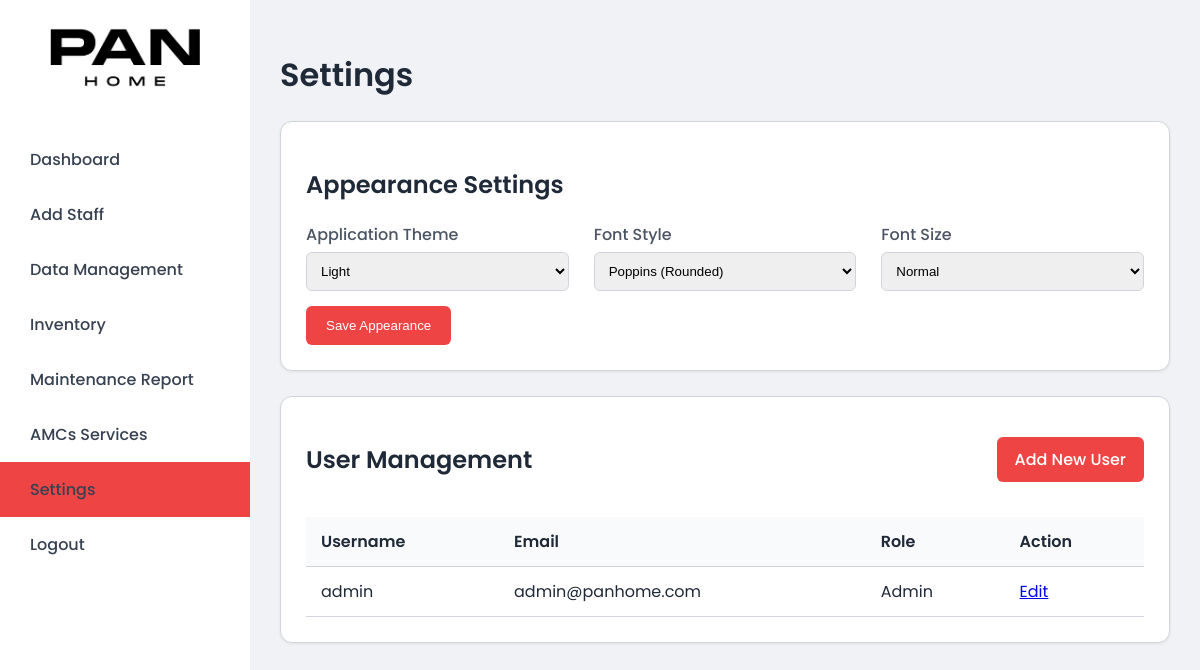
The app's page /settings (signed in) with its own data.
### app.py (models this page shows, shortened)
class AppUser(db.Model, UserMixin):
    id = db.Column(db.Integer, primary_key=True)
    username = db.Column(db.String(100), unique=True, nullable=False)
    email = db.Column(db.String(100), unique=True, nullable=True)
    mobile = db.Column(db.String(20), nullable=True)
    password_hash = db.Column(db.String(255), nullable=False)
    role = db.Column(db.String(20), default='user')
    theme = db.Column(db.String(20), default='default')
    font_style = db.Column(db.String(20), default='inter')
    font_size = db.Column(db.String(20), default='normal')
    def is_admin(self):
        return self.role == 'admin'

### app.py (the view)
@app.route('/settings')
@login_required
def settings_dashboard():
    if not current_user.is_admin():
        flash("You do not have permission to access this page.", 'danger')
        return redirect(url_for('dashboard'))
    users = AppUser.query.all()
    return render_template('settings.html', users=users)

### app.py (called while the page is built)
@login_manager.user_loader
def load_user(user_id):
    return db.session.get(AppUser, int(user_id))

### templates/settings.html (shortened to what this page needs)
{% extends "base.html" %}
{% block content %}
<h1>Settings</h1>
<div class="card">
    <h2>Appearance Settings</h2>
    <form action="{{ url_for('change_appearance') }}" method="POST">
        <div class="form-grid">
            <div class="form-group">
                <label for="theme">Application Theme</label>
                <select name="theme" id="theme">
                    <option value="light" {% if current_user.theme == 'light' %}selected{% endif %}>Light</option>
                </select>
            </div>
            <div class="form-group">
                <label for="font_style">Font Style</label>
                <select name="font_style" id="font_style">
                    <option value="poppins" {% if current_user.font_style == 'poppins' %}selected{% endif %}>Poppins (Rounded)</option>
                </select>
            </div>
            <div class="form-group">
                <label for="font_size">Font Size</label>
                <select name="font_size" id="font_size">
                    <option value="normal" {% if current_user.font_size == 'normal' %}selected{% endif %}>Normal</option>
                </select>
            </div>
        </div>
        <button type="submit">Save Appearance</button>
    </form>
</div>
<div class="card">
    <div class="page-header">
        <h2>User Management</h2>
        <a href="{{ url_for('add_user') }}" class="btn-primary">Add New User</a>
    </div>
    <table class="data-table">
        <thead>
            <tr>
                <th>Username</th>
                <th>Email</th>
                <th>Role</th>
                <th>Action</th>
            </tr>
        </thead>
        <tbody>
            {% for user in users %}
            <tr>
                <td>{{ user.username }}</td>
                <td>{{ user.email }}</td>
                <td>{{ user.role | title }}</td>
                <td>
                    <a href="{{ url_for('edit_user', user_id=user.id) }}">Edit</a>
                </td>
            </tr>
            {% else %}
            <tr>
                <td colspan="4">No users found.</td>
            </tr>
            {% endfor %}
        </tbody>
    </table>
</div>
{% endblock %}

### templates/base.html (style rules this page uses)
:root { --sidebar-bg: #111827; --main-bg: #f9fafb; --card-bg: #ffffff; --text-primary: #1f2937; --text-secondary: #6b7280; --accent-color: #4f46e5; --border-color: #e5e7eb; --font-family: 'Inter', sans-serif; }
body.theme-light { --sidebar-bg: #ffffff; --main-bg: #f0f2f5; --card-bg: #ffffff; --text-primary: #1f2937; --text-secondary: #4b5563; --accent-color: #ef4444; --border-color: #d1d5db; }
body.font-poppins { --font-family: 'Poppins', sans-serif; }
body.font-size-normal { font-size: 16px; }
body { margin: 0; font-family: var(--font-family); background-color: var(--main-bg); color: var(--text-primary); }
.card { background-color: var(--card-bg); border: 1px solid var(--border-color); border-radius: 12px; box-shadow: 0 1px 3px 0 rgba(0,0,0,0.07); padding: 25px; margin-bottom: 25px; }
h1, h2, h3 { color: var(--text-primary); font-weight: 600; }

### templates/settings.html (style rules this page uses)
.page-header { display: flex; justify-content: space-between; align-items: center; margin-bottom: 20px; }
.btn-primary { background-color: var(--accent-color); color: white; padding: 10px 18px; text-decoration: none; border-radius: 6px; font-weight: 500; }
.data-table { width: 100%; border-collapse: collapse; }
.data-table th, .data-table td { padding: 12px 15px; text-align: left; border-bottom: 1px solid var(--border-color); }
.data-table th { background-color: #f9fafb; font-weight: 600; }
.form-grid { display: grid; grid-template-columns: 1fr 1fr 1fr; gap: 25px; }
.form-group { margin-bottom: 15px; }
.form-group label { display: block; margin-bottom: 5px; font-weight: 500; color: var(--text-secondary); }
.form-group select { width: 100%; padding: 10px; border: 1px solid var(--border-color); border-radius: 6px; box-sizing: border-box; }
button { background-color: var(--accent-color); color: white; border: none; padding: 12px 20px; border-radius: 6px; font-weight: 500; cursor: pointer; }

### records on screen
AppUser: theme "Light", font_style "Poppins (Rounded)", font_size "Normal", username "admin", email "admin@panhome.com", role "Admin"
